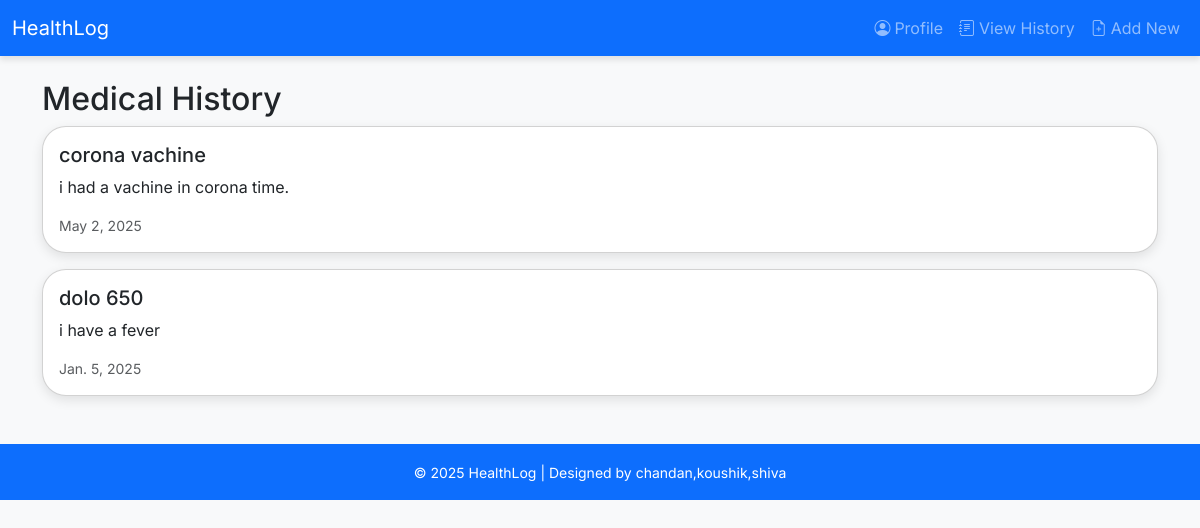
Page /history/ on the earlier database version.
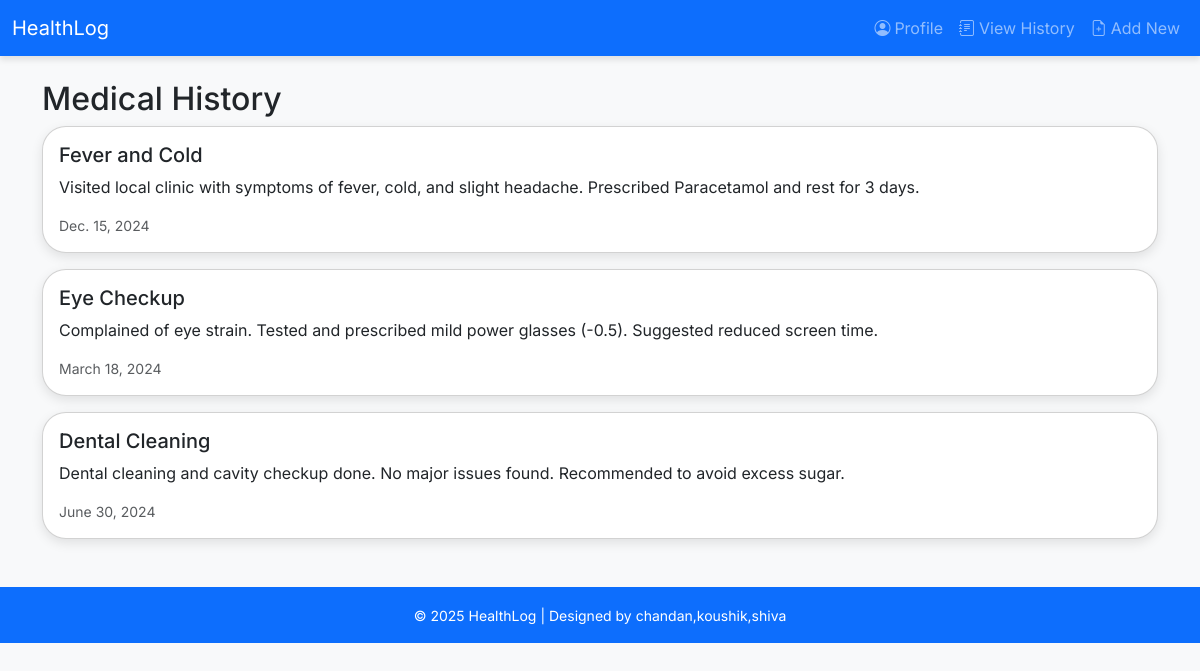
Same page on the later database version.
### medical_records/models.py (models this page shows, shortened)
class MedicalHistory(models.Model):
    title = models.CharField(max_length=100)
    description = models.TextField()
    date = models.DateField()

### medical_records/views.py (the view)
# urls.py: path('history/', views.view_history, name='view_history'),
def view_history(request):
    records = MedicalHistory.objects.all()
    return render(request, 'medical_records/view_history.html', {'records': records})

### medical_records/templates/medical_records/view_history.html
{% extends 'medical_records/base.html' %}
{% block content %}
  <h2>Medical History</h2>
  {% for record in records %}
    <div class="card mb-3 p-3">
      <h5>{{ record.title }}</h5>
      <p>{{ record.description }}</p>
      <small class="text-muted">{{ record.date }}</small>
    </div>
  {% empty %}
    <p>No medical records yet. <a href="{% url 'add_record' %}">Add one</a>.</p>
  {% endfor %}
{% endblock %}

Differences in the rows shown:
removed MedicalHistory: title "corona vachine", description "i had a vachine in corona time.", date "May 2, 2025"
removed MedicalHistory: title "dolo 650", description "i have a fever", date "Jan. 5, 2025"
added MedicalHistory: title "Fever and Cold", description "Visited local clinic with symptoms of fever, cold, and slight headache. Prescribed Paracetamol and rest for 3 days.", date "Dec. 15, 2024"
added MedicalHistory: title "Eye Checkup", description "Complained of eye strain. Tested and prescribed mild power glasses (-0.5). Suggested reduced screen time.", date "March 18, 2024"
added MedicalHistory: title "Dental Cleaning", description "Dental cleaning and cavity checkup done. No major issues found. Recommended to avoid excess sugar.", date "June 30, 2024"
